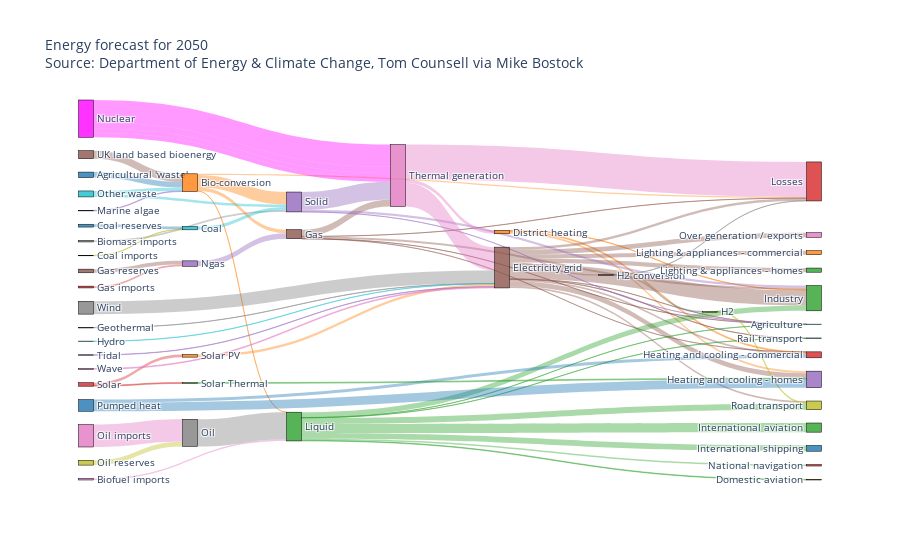

The cell this chart's notebook holds for it:
### Code cell
fig = go.Figure(data=[go.Sankey(
    valueformat = ".0f",
    valuesuffix = "TWh",
    # Define nodes
    node = dict(
      pad = 15,
      thickness = 15,
      line = dict(color = "black", width = 0.5),
      label =  data['data'][0]['node']['label'],
      color =  data['data'][0]['node']['color']
    ),
    # Add links
    link = dict(
      source =  data['data'][0]['link']['source'],
      target =  data['data'][0]['link']['target'],
      value =  data['data'][0]['link']['value'],
      label =  data['data'][0]['link']['label'],
      color =  data['data'][0]['link']['color']
))])

fig.update_layout(title_text="Energy forecast for 2050<br>Source: Department of Energy & Climate Change, Tom Counsell via <a href='https://bost.ocks.org/mike/sankey/'>Mike Bostock</a>",
                  font_size=10)
fig.show()

### Figure 1 — Plotly figure (JSON) as saved in the notebook; plotly's stock layout.template omitted (floating-point values rounded to 4 significant figures)
{"data": [{"link": {"color": ["rgba(31, 119, 180, 0.4)", "rgba(255, 127, 14, 0.4)", "rgba(255, 127, 14, 0.4)", "rgba(255, 127, 14, 0.4)", "rgba(255, 127, 14, 0.4)", "rgba(227, 119, 194, 0.4)", "rgba(127, 127, 127, 0.4)", "rgba(188, 189, 34, 0.4)", "rgba(31, 119, 180, 0.4)", "rgba(23, 190, 207, 0.4)", "rgba(255, 127, 14, 0.4)", "rgba(255, 127, 14, 0.4)", "rgba(255, 127, 14, 0.4)", "rgba(140, 86, 75, 0.4)", "rgba(140, 86, 75, 0.4)", "rgba(140, 86, 75, 0.4)", "rgba(140, 86, 75, 0.4)", "rgba(140, 86, 75, 0.4)", "rgba(140, 86, 75, 0.4)", "rgba(140, 86, 75, 0.4)", "rgba(140, 86, 75, 0.4)", "rgba(140, 86, 75, 0.4)", "rgba(140, 86, 75, 0.4)", "rgba(140, 86, 75, 0.4)", "rgba(214, 39, 40, 0.4)", "rgba(140, 86, 75, 0.4)", "rgba(140, 86, 75, 0.4)", "rgba(140, 86, 75, 0.4)", "rgba(140, 86, 75, 0.4)", "rgba(140, 86, 75, 0.4)", "rgba(140, 86, 75, 0.4)", "rgba(127, 127, 127, 0.4)", "rgba(127, 127, 127, 0.4)", "rgba(127, 127, 127, 0.4)", "rgba(188, 189, 34, 0.4)", "rgba(23, 190, 207, 0.4)", "rgba(44, 160, 44, 0.4)", "rgba(44, 160, 44, 0.4)", "rgba(44, 160, 44, 0.4)", "rgba(44, 160, 44, 0.4)", "rgba(44, 160, 44, 0.4)", "rgba(44, 160, 44, 0.4)", "rgba(44, 160, 44, 0.4)", "rgba(44, 160, 44, 0.4)", "rgba(148, 103, 189, 0.4)", "rgba(148, 103, 189, 0.4)", "rgba(255,0,255, 0.4)", "rgba(255,0,255, 0.4)", "rgba(227, 119, 194, 0.4)", "rgba(188, 189, 34, 0.4)", "rgba(127, 127, 127, 0.4)", "rgba(23, 190, 207, 0.4)", "rgba(23, 190, 207, 0.4)", "rgba(31, 119, 180, 0.4)", "rgba(31, 119, 180, 0.4)", "rgba(255, 127, 14, 0.4)", "rgba(44, 160, 44, 0.4)", "rgba(214, 39, 40, 0.4)", "rgba(214, 39, 40, 0.4)", "rgba(148, 103, 189, 0.4)", "rgba(148, 103, 189, 0.4)", "rgba(148, 103, 189, 0.4)", "rgba(227, 119, 194, 0.4)", "rgba(227, 119, 194, 0.4)", "rgba(227, 119, 194, 0.4)", "rgba(148, 103, 189, 0.4)", "rgba(140, 86, 75, 0.4)", "rgba(227, 119, 194, 0.4)", "rgba(127, 127, 127, 0.4)", "rgba(255,0,255, 0.4)", "rgba(255,0,255, 0.4)"], "label": ["stream 1", "", "", "", "stream 1", "", "", "", "", "", "", "", "", "", "", "", "", "", "", "", "", "", "", "", "", "", "", "", "", "", "stream 1", "", "", "", "", "", "", "", "", "", "", "", "", "", "", "", "Old generation plant (made-up)", "New generation plant (made-up)", "", "", "", "", "", "", "", "", "", "", "", "", "", "", "", "", "", "", "", "", "", "", ""], "source": [0, 1, 1, 1, 1, 6, 7, 8, 10, 9, 11, 11, 11, 15, 15, 15, 15, 15, 15, 15, 15, 15, 15, 15, 23, 25, 5, 5, 5, 5, 5, 27, 17, 17, 28, 29, 2, 2, 2, 2, 2, 2, 2, 2, 34, 24, 35, 35, 36, 38, 37, 39, 39, 40, 40, 41, 42, 43, 43, 4, 4, 4, 26, 26, 26, 44, 45, 46, 47, 35, 35], "target": [1, 2, 3, 4, 5, 2, 4, 9, 9, 4, 12, 13, 14, 16, 14, 17, 12, 18, 19, 13, 3, 20, 21, 22, 24, 24, 13, 3, 26, 19, 12, 15, 28, 3, 18, 15, 12, 30, 18, 31, 32, 19, 33, 20, 1, 5, 26, 26, 37, 37, 2, 4, 1, 14, 13, 15, 14, 42, 41, 19, 26, 12, 15, 3, 11, 15, 1, 15, 15, 26, 26], "value": [124.7, 0.597, 26.86, 280.3, 81.14, 35, 35, 11.61, 63.97, 75.57, 10.64, 22.5, 46.18, 104.5, 113.7, 27.14, 342.2, 37.8, 4.412, 40.86, 56.69, 7.863, 90.01, 93.49, 40.72, 82.23, 0.129, 1.401, 151.9, 2.096, 48.58, 7.013, 20.9, 6.242, 20.9, 6.995, 121.1, 128.7, 135.8, 14.46, 206.3, 3.64, 33.22, 4.413, 14.38, 123.0, 500, 140.0, 504.3, 107.7, 612.0, 56.59, 77.81, 193.0, 70.67, 59.9, 19.26, 19.26, 59.9, 0.882, 400.1, 46.48, 525.5, 787.1, 79.33, 9.452, 182.0, 19.01, 289.4, 100, 100]}, "node": {"color": ["rgba(31, 119, 180, 0.8)", "rgba(255, 127, 14, 0.8)", "rgba(44, 160, 44, 0.8)", "rgba(214, 39, 40, 0.8)", "rgba(148, 103, 189, 0.8)", "rgba(140, 86, 75, 0.8)", "rgba(227, 119, 194, 0.8)", "rgba(127, 127, 127, 0.8)", "rgba(188, 189, 34, 0.8)", "rgba(23, 190, 207, 0.8)", "rgba(31, 119, 180, 0.8)", "rgba(255, 127, 14, 0.8)", "rgba(44, 160, 44, 0.8)", "rgba(214, 39, 40, 0.8)", "rgba(148, 103, 189, 0.8)", "rgba(140, 86, 75, 0.8)", "rgba(227, 119, 194, 0.8)", "rgba(127, 127, 127, 0.8)", "rgba(188, 189, 34, 0.8)", "rgba(23, 190, 207, 0.8)", "rgba(31, 119, 180, 0.8)", "rgba(255, 127, 14, 0.8)", "rgba(44, 160, 44, 0.8)", "rgba(214, 39, 40, 0.8)", "rgba(148, 103, 189, 0.8)", "rgba(140, 86, 75, 0.8)", "rgba(227, 119, 194, 0.8)", "rgba(127, 127, 127, 0.8)", "rgba(188, 189, 34, 0.8)", "rgba(23, 190, 207, 0.8)", "rgba(31, 119, 180, 0.8)", "rgba(255, 127, 14, 0.8)", "rgba(44, 160, 44, 0.8)", "rgba(214, 39, 40, 0.8)", "rgba(148, 103, 189, 0.8)", "rgba(255,0,255, 0.8)", "rgba(227, 119, 194, 0.8)", "rgba(127, 127, 127, 0.8)", "rgba(188, 189, 34, 0.8)", "rgba(23, 190, 207, 0.8)", "rgba(31, 119, 180, 0.8)", "rgba(255, 127, 14, 0.8)", "rgba(44, 160, 44, 0.8)", "rgba(214, 39, 40, 0.8)", "rgba(148, 103, 189, 0.8)", "rgba(140, 86, 75, 0.8)", "rgba(227, 119, 194, 0.8)", "rgba(127, 127, 127, 0.8)"], "label": ["Agricultural 'waste'", "Bio-conversion", "Liquid", "Losses", "Solid", "Gas", "Biofuel imports", "Biomass imports", "Coal imports", "Coal", "Coal reserves", "District heating", "Industry", "Heating and cooling - commercial", "Heating and cooling - homes", "Electricity grid", "Over generation / exports", "H2 conversion", "Road transport", "Agriculture", "Rail transport", "Lighting & appliances - commercial", "Lighting & appliances - homes", "Gas imports", "Ngas", "Gas reserves", "Thermal generation", "Geothermal", "H2", "Hydro", "International shipping", "Domestic aviation", "International aviation", "National navigation", "Marine algae", "Nuclear", "Oil imports", "Oil", "Oil reserves", "Other waste", "Pumped heat", "Solar PV", "Solar Thermal", "Solar", "Tidal", "UK land based bioenergy", "Wave", "Wind"], "line": {"color": "black", "width": 0.5}, "pad": 15, "thickness": 15, "x": [0.008126, 0.1487, 0.2892, 0.9919, 0.2892, 0.2892, 0.008126, 0.008126, 0.008126, 0.1487, 0.008126, 0.5703, 0.9919, 0.9919, 0.9919, 0.5703, 0.9919, 0.7108, 0.9919, 0.9919, 0.9919, 0.9919, 0.9919, 0.008126, 0.1487, 0.008126, 0.4297, 0.008126, 0.8513, 0.008126, 0.9919, 0.9919, 0.9919, 0.9919, 0.008126, 0.008126, 0.008126, 0.1487, 0.008126, 0.008126, 0.008126, 0.1487, 0.1487, 0.008126, 0.008126, 0.008126, 0.008126, 0.008126], "y": [0.197, 0.2176, 0.8594, 0.2143, 0.2684, 0.3531, 0.998, 0.3715, 0.4093, 0.3373, 0.3307, 0.3474, 0.5215, 0.6706, 0.7353, 0.4409, 0.3554, 0.4606, 0.8035, 0.5905, 0.627, 0.4019, 0.4477, 0.4922, 0.4305, 0.4499, 0.1986, 0.599, 0.5573, 0.6349, 0.9167, 0.9992, 0.8621, 0.9613, 0.291, 0.04911, 0.8837, 0.876, 0.9545, 0.2472, 0.8037, 0.6732, 0.7448, 0.7485, 0.671, 0.1439, 0.7077, 0.5466]}, "type": "sankey", "valueformat": ".0f", "valuesuffix": "TWh"}], "layout": {"autosize": true, "font": {"size": 10}, "title": {"text": "Energy forecast for 2050<br>Source: Department of Energy & Climate Change, Tom Counsell via <a href='https://bost.ocks.org/mike/sankey/'>Mike Bostock</a>"}}}
